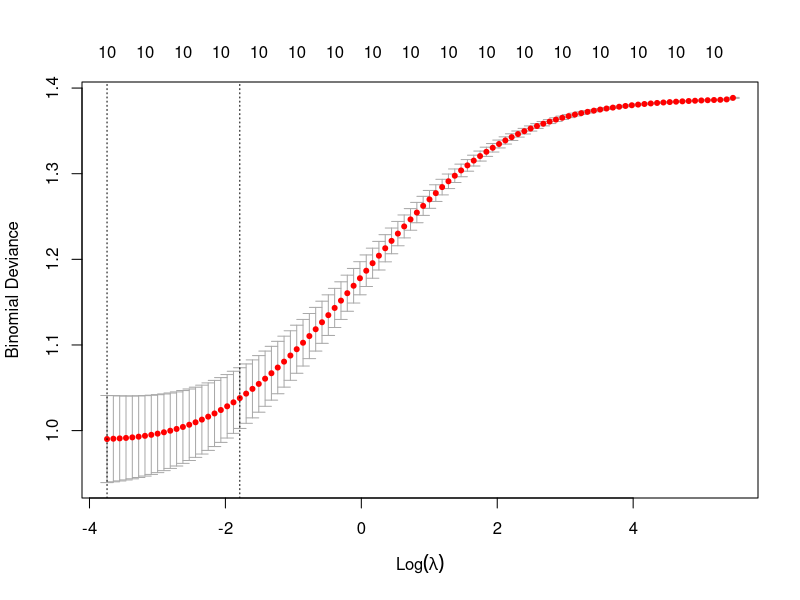

Here is the R script that generated this plot: (Note: this script raises an error after producing the figure.)
## ---- chunk 1
rm(list=ls()); graphics.off()
## ---- chunk 2
tab <- read.table("diabetes.txt", header=TRUE, sep="\t")

# Add YBin to data frame
tab$YBin <- as.numeric(tab$Y > median(tab$Y))

# Drop Y from data frame
tab <- tab[, -11]

dim(tab)
head(tab)
## ---- chunk 3
test_index <- sample(1:442, size=round(442/5))

train_data <- tab[-test_index, ]
test_data <- tab[test_index, ]
## ---- chunk 4
performance <- function(Y, Y_predict) {
  confusion_matrix <- table(Prediction=Y_predict, Observation=Y)
  
  cat("Confusion matrix:\n\n")
  print(confusion_matrix)
  
  confusion_matrix["0","0"] -> TN
  confusion_matrix["0","1"] -> FN
  confusion_matrix["1","0"] -> FP
  confusion_matrix["1","1"] -> TP
  
  accuracy_ <- (TP+TN)/(TP+TN+FP+FN)
  precision_ <- TP/(TP+FP)
  recall_ <- TP/(TP+FN)
  specificity_ <- TN/(TN+FP)
  
  cat("\nAccuracy:", accuracy_, "\n")
  cat("Precision:", precision_, "\n")
  cat("Recall:", recall_, "\n")
  cat("Specificity:", specificity_, "\n")
  
  return(list(accuracy=accuracy_, precision=precision_, 
              recall=recall_, specificity=specificity_))
}
## ---- chunk 5
res_logit <- glm(YBin~., family=binomial, data=train_data)
summary(res_logit)
## ---- chunk 6
YBin_logit <- round(predict.glm(res_logit, newdata=test_data[, -11], type="response"))
## ---- chunk 7
perf_logit <- performance(test_data$YBin, YBin_logit)
## ---- chunk 8
fold_index <- split(
  1:442,
  f = sample(rep(1:5, times=c(88, 88, 88, 88, 90)))
)

avg_accuracy <- 0
avg_precision <- 0
avg_recall <- 0
avg_specificity <- 0

for (i in 1:5) {
  cat("========= FOLD", i, "=========\n\n")
  
  test_fold_index <- fold_index[[i]]
  train_fold <- tab[-test_fold_index, ]
  test_fold <- tab[test_fold_index, ]
  
  res_fold <- glm(YBin~., family=binomial, data=train_fold)
  
  YBin_fold <- round(predict.glm(res_fold, newdata=test_fold[, -11], type="response"))

  perf_fold <- performance(test_fold$YBin, YBin_fold)
  cat("\n")

  avg_accuracy <- avg_accuracy + perf_fold$accuracy
  avg_precision <- avg_precision + perf_fold$precision
  avg_recall <- avg_recall + perf_fold$recall
  avg_specificity <- avg_specificity + perf_fold$specificity
}

cat("\nAverage accuracy:", avg_accuracy/5, "\n")
cat("Average precision:", avg_precision/5, "\n")
cat("Average recall:", avg_recall/5, "\n")
cat("Average specificity:", avg_specificity/5, "\n")
## ---- chunk 9
resall <- glm(YBin~., family=binomial, data=train_data)
res0 <- glm(YBin~1, family=binomial, data=train_data)
res_forward <- step(res0, list(upper=resall), direction="forward")
summary(res_forward)
## ---- chunk 10
YBin_forward <- round(predict.glm(res_forward, newdata=test_data[, -11], type="response"))
perf_forward <- performance(test_data$YBin, YBin_forward)
## ---- chunk 11
library(glmnet)

cv_ridge <- cv.glmnet(as.matrix(tab[,-11]), tab$YBin, family="binomial", alpha=0)
plot(cv_ridge)
## ---- chunk 12
best_ridge_lambda <- cv_ridge$lambda.min

res_ridge <- glmnet(as.matrix(train_data[,-11]), train_data$YBin, family="binomial", alpha=0, lambda=best_ridge_lambda)

YBin_ridge <- round(predict(res_ridge, as.matrix(test_data[, -11]), type="response"))

perf_ridge <- performance(test_data$YBin, YBin_ridge)
## ---- chunk 13
data.frame(
  Model=c("Logit", "Forward", "Ridge", "Lasso"),
  Accuracy=c(perf_logit$accuracy, perf_forward$accuracy, perf_ridge$accuracy, perf_lasso$accuracy),
  Precision=c(perf_logit$precision, perf_forward$precision, perf_ridge$precision, perf_lasso$precision),
  Recall=c(perf_logit$recall, perf_forward$recall, perf_ridge$recall, perf_lasso$recall),
  Specificity=c(perf_logit$specificity, perf_forward$specificity, perf_ridge$specificity, perf_lasso$specificity)
)
